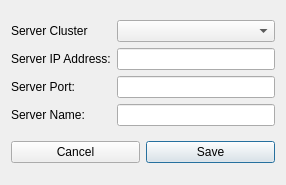
<ui version="4.0" >
 <class>addServerDialog</class>
 <widget class="QDialog" name="addServerDialog" >
  <property name="geometry" >
   <rect>
    <x>0</x>
    <y>0</y>
    <width>286</width>
    <height>185</height>
   </rect>
  </property>
  <property name="windowTitle" >
   <string>Add Server</string>
  </property>
  <layout class="QGridLayout" name="gridLayout_2" >
   <item row="0" column="0" >
    <layout class="QGridLayout" name="gridLayout" >
     <item row="1" column="0" >
      <widget class="QLabel" name="lblServerIP" >
       <property name="text" >
        <string>Server IP Address:</string>
       </property>
      </widget>
     </item>
     <item row="1" column="1" >
      <widget class="QLineEdit" name="txtServerIP" >
       <property name="text" >
        <string/>
       </property>
       <property name="maxLength" >
        <number>255</number>
       </property>
      </widget>
     </item>
     <item row="2" column="0" >
      <widget class="QLabel" name="lblServerPort" >
       <property name="text" >
        <string>Server Port:</string>
       </property>
      </widget>
     </item>
     <item row="2" column="1" >
      <widget class="QLineEdit" name="txtServerPort" />
     </item>
     <item row="3" column="0" >
      <widget class="QLabel" name="lblServerName" >
       <property name="text" >
        <string>Server Name:</string>
       </property>
      </widget>
     </item>
     <item row="3" column="1" >
      <widget class="QLineEdit" name="txtServerName" />
     </item>
     <item row="0" column="1" >
      <widget class="QComboBox" name="cbCluster" />
     </item>
     <item row="0" column="0" >
      <widget class="QLabel" name="lblCluster" >
       <property name="text" >
        <string>Server Cluster</string>
       </property>
      </widget>
     </item>
    </layout>
   </item>
   <item row="1" column="0" >
    <layout class="QHBoxLayout" name="horizontalLayout" >
     <item>
      <widget class="QPushButton" name="btnCancel" >
       <property name="text" >
        <string>Cancel</string>
       </property>
      </widget>
     </item>
     <item>
      <widget class="QPushButton" name="btnSave" >
       <property name="text" >
        <string>Save</string>
       </property>
       <property name="default" >
        <bool>true</bool>
       </property>
       <property name="flat" >
        <bool>false</bool>
       </property>
      </widget>
     </item>
    </layout>
   </item>
  </layout>
 </widget>
 <resources/>
 <connections>
  <connection>
   <sender>btnCancel</sender>
   <signal>clicked()</signal>
   <receiver>addServerDialog</receiver>
   <slot>close()</slot>
   <hints>
    <hint type="sourcelabel" >
     <x>74</x>
     <y>127</y>
    </hint>
    <hint type="destinationlabel" >
     <x>142</x>
     <y>75</y>
    </hint>
   </hints>
  </connection>
 </connections>
</ui>
